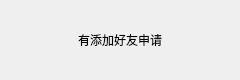
<?xml version="1.0" encoding="UTF-8"?>
<ui version="4.0">
 <class>Prompt</class>
 <widget class="QWidget" name="Prompt">
  <property name="geometry">
   <rect>
    <x>0</x>
    <y>0</y>
    <width>240</width>
    <height>80</height>
   </rect>
  </property>
  <property name="windowTitle">
   <string>Form</string>
  </property>
  <layout class="QGridLayout" name="gridLayout">
   <item row="0" column="0">
    <widget class="QLabel" name="label">
     <property name="styleSheet">
      <string notr="true">color: rgb(0, 0, 0);
font: 10pt &quot;Microsoft YaHei UI&quot;;</string>
     </property>
     <property name="text">
      <string>有添加好友申请</string>
     </property>
     <property name="alignment">
      <set>Qt::AlignCenter</set>
     </property>
    </widget>
   </item>
  </layout>
 </widget>
 <resources/>
 <connections/>
</ui>
